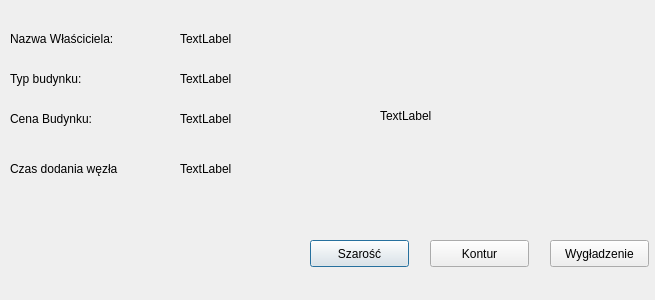
<?xml version="1.0" encoding="UTF-8"?>
<ui version="4.0">
 <class>DisplayNodeQT</class>
 <widget class="QDialog" name="DisplayNodeQT">
  <property name="geometry">
   <rect>
    <x>0</x>
    <y>0</y>
    <width>655</width>
    <height>300</height>
   </rect>
  </property>
  <property name="windowTitle">
   <string>Dialog</string>
  </property>
  <widget class="QLabel" name="label">
   <property name="geometry">
    <rect>
     <x>10</x>
     <y>30</y>
     <width>151</width>
     <height>17</height>
    </rect>
   </property>
   <property name="text">
    <string>Nazwa Właściciela:</string>
   </property>
  </widget>
  <widget class="QLabel" name="label_2">
   <property name="geometry">
    <rect>
     <x>10</x>
     <y>70</y>
     <width>121</width>
     <height>17</height>
    </rect>
   </property>
   <property name="text">
    <string>Typ budynku:</string>
   </property>
  </widget>
  <widget class="QLabel" name="label_3">
   <property name="geometry">
    <rect>
     <x>10</x>
     <y>110</y>
     <width>111</width>
     <height>17</height>
    </rect>
   </property>
   <property name="text">
    <string>Cena Budynku:</string>
   </property>
  </widget>
  <widget class="QLabel" name="Name">
   <property name="geometry">
    <rect>
     <x>180</x>
     <y>30</y>
     <width>67</width>
     <height>17</height>
    </rect>
   </property>
   <property name="text">
    <string>TextLabel</string>
   </property>
  </widget>
  <widget class="QLabel" name="Type">
   <property name="geometry">
    <rect>
     <x>180</x>
     <y>70</y>
     <width>67</width>
     <height>17</height>
    </rect>
   </property>
   <property name="text">
    <string>TextLabel</string>
   </property>
  </widget>
  <widget class="QLabel" name="Price">
   <property name="geometry">
    <rect>
     <x>180</x>
     <y>110</y>
     <width>67</width>
     <height>17</height>
    </rect>
   </property>
   <property name="text">
    <string>TextLabel</string>
   </property>
  </widget>
  <widget class="QLabel" name="label_4">
   <property name="geometry">
    <rect>
     <x>10</x>
     <y>160</y>
     <width>151</width>
     <height>17</height>
    </rect>
   </property>
   <property name="text">
    <string>Czas dodania węzła</string>
   </property>
  </widget>
  <widget class="QLabel" name="Time">
   <property name="geometry">
    <rect>
     <x>180</x>
     <y>160</y>
     <width>67</width>
     <height>17</height>
    </rect>
   </property>
   <property name="text">
    <string>TextLabel</string>
   </property>
  </widget>
  <widget class="QLabel" name="Photo">
   <property name="geometry">
    <rect>
     <x>380</x>
     <y>20</y>
     <width>241</width>
     <height>191</height>
    </rect>
   </property>
   <property name="text">
    <string>TextLabel</string>
   </property>
  </widget>
  <widget class="QPushButton" name="pushButton">
   <property name="geometry">
    <rect>
     <x>310</x>
     <y>240</y>
     <width>99</width>
     <height>27</height>
    </rect>
   </property>
   <property name="text">
    <string>Szarość</string>
   </property>
  </widget>
  <widget class="QPushButton" name="pushButton_2">
   <property name="geometry">
    <rect>
     <x>430</x>
     <y>240</y>
     <width>99</width>
     <height>27</height>
    </rect>
   </property>
   <property name="text">
    <string>Kontur</string>
   </property>
  </widget>
  <widget class="QPushButton" name="pushButton_3">
   <property name="geometry">
    <rect>
     <x>550</x>
     <y>240</y>
     <width>99</width>
     <height>27</height>
    </rect>
   </property>
   <property name="text">
    <string>Wygładzenie</string>
   </property>
  </widget>
 </widget>
 <resources/>
 <connections/>
</ui>
